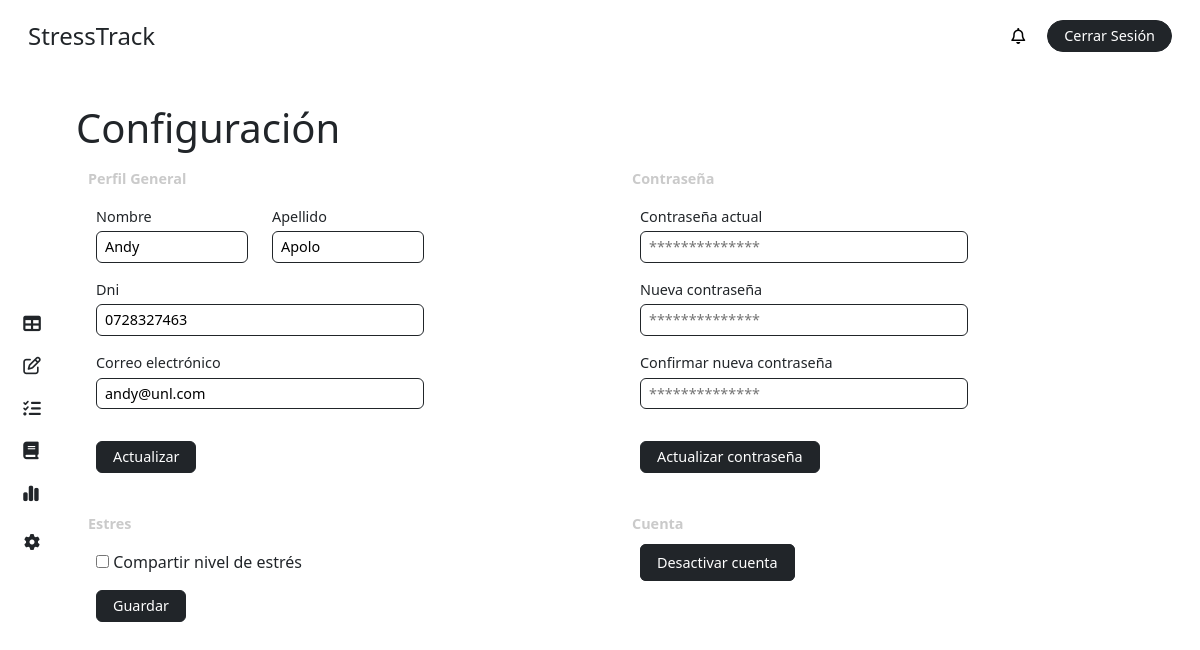
Screenshot of /profile/ (signed in) with the database file from the repository.
### stress/models.py (models this page shows, shortened)
class CustomUser(AbstractBaseUser, PermissionsMixin):
    ROLE_CHOICES = [
        ('student', 'Alumno'),
        ('teacher', 'Profesor'),
        ('superuser', 'Administrador'),
    ]
    first_name = models.CharField(max_length=50, blank=True)
    last_name = models.CharField(max_length=50, blank=True)
    dni = models.CharField(max_length=10, unique=True, blank=True, null=True)
    email = models.EmailField(unique=True)
    role = models.CharField(max_length=20, choices=ROLE_CHOICES, default='student')
    is_active = models.BooleanField(default=True)
    is_staff = models.BooleanField(default=False)
    stress = models.IntegerField(default=0)
    share_stress_level = models.BooleanField(default=False)
    recommendation = models.ForeignKey(Recommendation, on_delete=models.SET_NULL, null=True, blank=True, related_name='users')
    course = models.ForeignKey(Course, on_delete=models.CASCADE, related_name='students', null=True, blank=True)
    group = models.ForeignKey(Team, on_delete=models.CASCADE, related_name='members', null=True, blank=True)
    tests = models.ManyToManyField(Test, related_name='users', blank=True)
    objects = CustomUserManager()
    USERNAME_FIELD = 'email'
    REQUIRED_FIELDS = []

### stress/views.py (the view, shortened to what this page needs)
# urls.py: path('profile/', views.profile, name='profile'),
@login_required
def profile(request):
    user = request.user
    form = CustomUserUpdateForm(instance=user)
    form_pass = CustomPasswordChangeForm(user=user)
    context = {
        'form': form,
        'form_pass': form_pass,
        'share_stress': user.share_stress_level,
        'role': user.role,
        'notifications': user.notifications.all(),
        'unread_notifications': user.notifications.filter(is_read=False).count(),
    }
    return render(request, 'dashboard/profile.html', context)

### stress/forms.py
class CustomUserUpdateForm(forms.ModelForm):
    first_name = forms.CharField(widget=forms.TextInput(attrs={
        'placeholder': 'Andy',
        'class': 'w-100 fs-7 py-1 px-2 border border-1 border-dark rounded-2'
    }))
    last_name = forms.CharField(widget=forms.TextInput(attrs={
        'placeholder': 'Apolo',
        'class': 'w-100 fs-7 py-1 px-2 border border-1 border-dark rounded-2'
    }))
    dni = forms.CharField(widget=forms.TextInput(attrs={
        'placeholder': '1103982731',
        'class': 'w-100 fs-7 py-1 px-2 border border-1 border-dark rounded-2'
    }))
    email = forms.EmailField(widget=forms.EmailInput(attrs={
        'placeholder': 'ejemplo@unl.edu.ec',
        'class': 'w-100 fs-7 py-1 px-2 border border-1 border-dark rounded-2'
    }))
    class Meta:
        model = CustomUser
        fields = ['first_name', 'last_name', 'dni', 'email']

class CustomPasswordChangeForm(PasswordChangeForm):
    old_password = forms.CharField(widget=forms.PasswordInput(attrs={
        'placeholder': '**************',
        'class': 'w-100 fs-7 py-1 px-2 border border-1 border-dark rounded-2'
    }))
    new_password1 = forms.CharField(widget=forms.PasswordInput(attrs={
        'placeholder': '**************',
        'class': 'w-100 fs-7 py-1 px-2 border border-1 border-dark rounded-2'
    }))
    new_password2 = forms.CharField(widget=forms.PasswordInput(attrs={
        'placeholder': '**************',
        'class': 'w-100 fs-7 py-1 px-2 border border-1 border-dark rounded-2'
    }))
    class Meta:
        model = CustomUser
        fields = ['old_password', 'new_password1', 'new_password2']

### stress/templates/dashboard/profile.html (shortened to what this page needs)
{% extends "base/dashboard_base.html" %}
{% block content %}
{% include "elements/dashboard_sidebar.html" with role=role %}
<main class="main p-4 pt-2 pe-5">
    <div class="row mt-4">
        <div class="col-12 p-0">
            <h1 class="m-0">Configuración</h1>
        </div>
    </div>
    <div class="row">
        <div class="col-6 mt-2">
            <label class="text-grisillo fw-bold my-2">Perfil General</label>
            <form action="" method="POST" class="mb-2 p-2">
                <div class="row mb-3">
                    <div class="col-4">
                        <label class="d-block pb-1 fs-7" for="">Nombre</label>
                        {{ form.first_name }}
                    </div>
                    <div class="col-4">
                        <label class="d-block pb-1 fs-7" for="">Apellido</label>
                        {{ form.last_name }}
                    </div>
                </div>
                <div class="row mb-3">
                    <div class="col-8">
                        <label class="d-block pb-1 fs-7" for="">Dni</label>
                        {{ form.dni }}
                    </div>
                </div>
                <div class="row mb-3">
                    <div class="col-8">
                        <label class="d-block pb-1 fs-7" for="">Correo electrónico</label>
                        {{ form.email }}
                    </div>
                </div>
                <div class="d-flex justify-content-start mt-4 pt-2">
                    <button class="fs-7 bg-dark text-white border border-dark rounded-2 py-1 px-3"
                        type="submit" name="form-update-user" value="form-update-user">Actualizar</button>
                </div>
            </form>
        </div>
        <div class="col-6 mt-2">
            <label class="text-grisillo fw-bold my-2">Contraseña</label>
            <form action="" method="POST" class="mb-2 p-2">
                <div class="row mb-3">
                    <div class="col-8">
                        <label class="d-block pb-1 fs-7" for="">Contraseña actual</label>
                        {{ form_pass.old_password }}
                    </div>
                </div>
                <div class="row mb-3">
                    <div class="col-8">
                        <label class="d-block pb-1 fs-7" for="">Nueva contraseña</label>
                        {{ form_pass.new_password1 }}
                    </div>
                </div>
                <div class="row mb-3">
                    <div class="col-8">
                        <label class="d-block pb-1 fs-7" for="">Confirmar nueva contraseña</label>
                        {{ form_pass.new_password2 }}
                    </div>
                </div>
                <div class="d-flex justify-content-start mt-4 pt-2">
                    <button class="fs-7 bg-dark text-white border border-dark rounded-2 py-1 px-3"
                        type="submit" name="form-update-pass" value="form-update-pass">Actualizar contraseña</button>
                </div>
            </form>
        </div>
    </div>
    {% if role == 'student' %}
        <div class="row">
            <div class="col-6">
                <label class="text-grisillo fw-bold mt-4 mb-2">Estres</label>
                <form method="post" class="p-2">
                    <label class="d-block mb-3">
                        <input type="checkbox" name="share_stress_level" {% if share_stress %}checked{% endif %}>
                        Compartir nivel de estrés
                    </label>
                    <div class="d-flex justify-content-start">
                        <button class="fs-7 bg-dark text-white border border-dark rounded-2 py-1 px-3"
                            type="submit" name="form-stress-share" value="form-stress-share">Guardar</button>
                    </div>
                </form>
            </div>
            <div class="col-6">
                <label class="text-grisillo fw-bold mt-4 mb-2 d-block">Cuenta</label>
                <div class="p-2">
                    <a href="{% url 'desactivate-account' %}" id="btn-desactivate" class="fs-7 text-decoration-none bg-dark text-white border border-dark rounded-2 py-2 px-3">Desactivar cuenta</a>
                </div>
            </div>
        </div>
    {% endif %}
</main>
{% endblock %}

### stress/static/css/main.css (style rules this page uses)
body { height: 100vh; margin: 0; padding: 0; display: grid; grid-template-columns: 4rem 1fr; grid-template-rows: 4.5rem 1fr; grid-template-areas: "header header" "side main"; gap: 0; background-color: white; }
.main { grid-area: main; overflow-y: auto; }
.fs-7 { font-size: .9rem; }
.text-grisillo { color: #cacaca; font-size: .9rem; }

### rows the page displays
CustomUser: first_name "Andy", last_name "Apolo", dni "0728327463", email "andy@unl.com"
